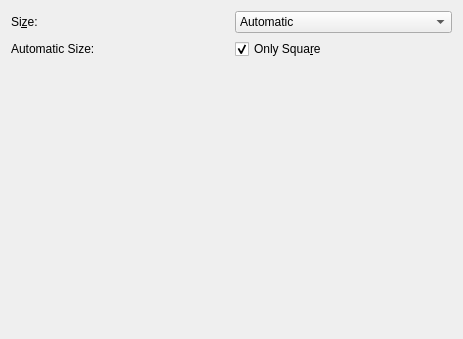
<?xml version="1.0" encoding="UTF-8"?>
<ui version="4.0">
 <class>grpMailmark2D</class>
 <widget class="QWidget" name="grpMailmark2D">
  <property name="geometry">
   <rect>
    <x>0</x>
    <y>0</y>
    <width>463</width>
    <height>339</height>
   </rect>
  </property>
  <property name="maximumSize">
   <size>
    <width>600</width>
    <height>16777215</height>
   </size>
  </property>
  <property name="windowTitle">
   <string>Form</string>
  </property>
  <layout class="QVBoxLayout" name="verticalLayoutMailmark2D">
   <item>
    <layout class="QGridLayout" name="gridLayoutMailmark2D">
     <item row="0" column="0">
      <widget class="QLabel" name="lblMailmark2DSize">
       <property name="text">
        <string>Si&amp;ze:</string>
       </property>
       <property name="toolTip">
        <string>Set height and width (H x W) of symbol</string>
       </property>
       <property name="buddy">
        <cstring>cmbMailmark2DSize</cstring>
       </property>
      </widget>
     </item>
     <item row="0" column="1">
      <widget class="QComboBox" name="cmbMailmark2DSize">
       <property name="toolTip">
        <string>Set height and width (H x W) of symbol</string>
       </property>
       <property name="maxVisibleItems">
        <number>21</number>
       </property>
       <item>
        <property name="text">
         <string>Automatic</string>
        </property>
       </item>
       <item>
        <property name="text">
         <string>24 x 24 (Zint 8) - Type 7</string>
        </property>
       </item>
       <item>
        <property name="text">
         <string>32 x 32 (Zint 10) - Type 9</string>
        </property>
       </item>
       <item>
        <property name="text">
         <string>16 x 48 (Zint 30) - Type 29</string>
        </property>
       </item>
      </widget>
     </item>
     <item row="1" column="0">
      <widget class="QLabel" name="lblMailmark2DAutoSize">
       <property name="text">
        <string>Automatic Size:</string>
       </property>
       <property name="toolTip">
        <string>Selection criteria when considering
automatic sizes
(ignored if disabled)</string>
       </property>
      </widget>
     </item>
     <item row="1" column="1">
      <layout class="QHBoxLayout" name="horzLayoutMailmark2DAutoSizeChecks">
       <item>
        <widget class="QCheckBox" name="chkMailmark2DRectangle">
         <property name="text">
          <string>Only Squa&amp;re</string>
         </property>
         <property name="toolTip">
          <string>Only consider square versions 8 and 10 on automatic symbol
size selection, suppressing rectangular version 30
(ignored if disabled)</string>
         </property>
         <property name="checked">
          <bool>true</bool>
         </property>
        </widget>
       </item>
      </layout>
     </item>
    </layout>
   </item>
   <item>
    <spacer name="verticalSpacerMailmark2D">
     <property name="orientation">
      <enum>Qt::Vertical</enum>
     </property>
     <property name="sizeHint" stdset="0">
      <size>
       <width>20</width>
       <height>0</height>
      </size>
     </property>
    </spacer>
   </item>
  </layout>
 </widget>
 <resources/>
 <connections/>
</ui>
